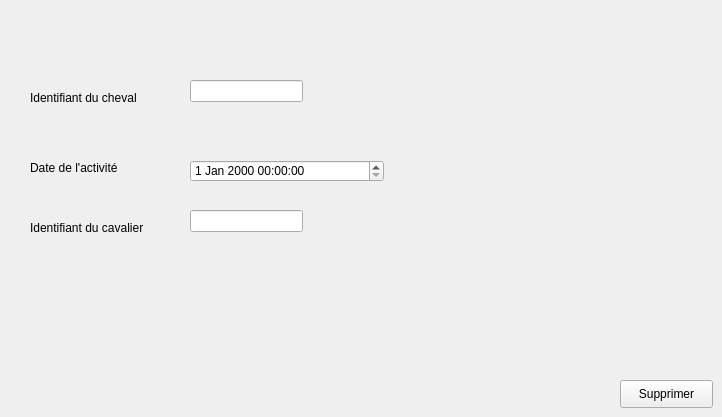
     <widget class="QWidget" name="tab_11">
      <attribute name="title">
       <string>Supprimer</string>
      </attribute>
      <widget class="QLabel" name="label_34">
       <property name="geometry">
        <rect>
         <x>30</x>
         <y>90</y>
         <width>141</width>
         <height>16</height>
        </rect>
       </property>
       <property name="text">
        <string>Identifiant du cheval</string>
       </property>
      </widget>
      <widget class="QLineEdit" name="lineEdit_6">
       <property name="geometry">
        <rect>
         <x>190</x>
         <y>80</y>
         <width>113</width>
         <height>22</height>
        </rect>
       </property>
      </widget>
      <widget class="QPushButton" name="pushButton_6">
       <property name="geometry">
        <rect>
         <x>620</x>
         <y>380</y>
         <width>93</width>
         <height>28</height>
        </rect>
       </property>
       <property name="text">
        <string>Supprimer</string>
       </property>
      </widget>
      <widget class="QLabel" name="label_36">
       <property name="geometry">
        <rect>
         <x>30</x>
         <y>160</y>
         <width>131</width>
         <height>16</height>
        </rect>
       </property>
       <property name="text">
        <string>Date de l'activité</string>
       </property>
      </widget>
      <widget class="QLabel" name="label_37">
       <property name="geometry">
        <rect>
         <x>30</x>
         <y>220</y>
         <width>131</width>
         <height>16</height>
        </rect>
       </property>
       <property name="text">
        <string>Identifiant du cavalier</string>
       </property>
      </widget>
      <widget class="QDateTimeEdit" name="dateTimeEdit_3">
       <property name="geometry">
        <rect>
         <x>190</x>
         <y>160</y>
         <width>194</width>
         <height>22</height>
        </rect>
       </property>
      </widget>
      <widget class="QLineEdit" name="lineEdit_7">
       <property name="geometry">
        <rect>
         <x>190</x>
         <y>210</y>
         <width>113</width>
         <height>22</height>
        </rect>
       </property>
      </widget>
     </widget>
